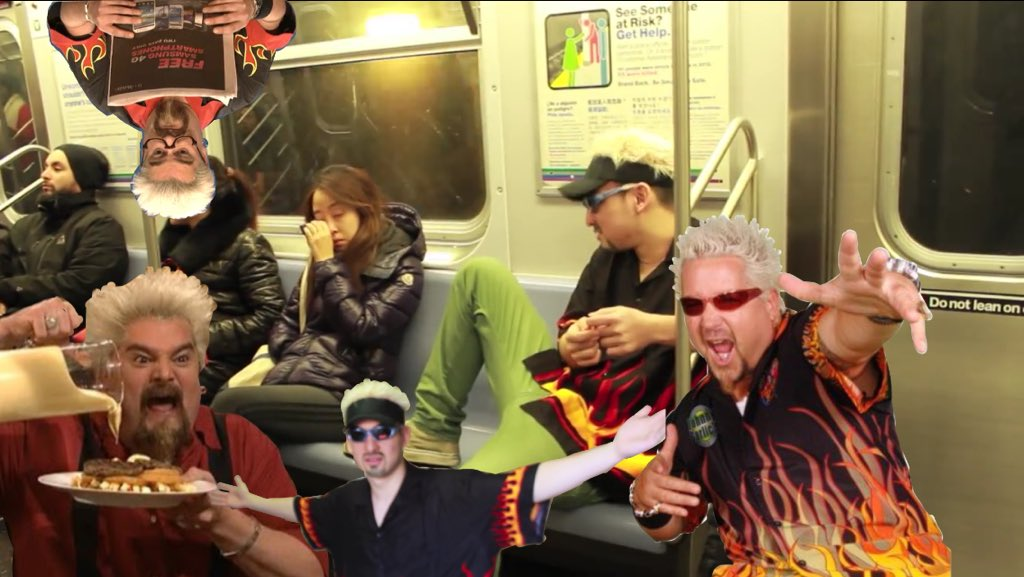
#> input picture guy.jpeg, 1024 x 577 px
$ python imageHistograms.py
#> lines starting #> are read from the running program, lines starting #| are printed output that depends on the picture; after the words box and inside, x2 and y2 are one past the last pixel; in counts of white or black regions, pixels touching at a corner belong together
import cv2 as cv
import matplotlib.pyplot as plt
import numpy as np

img = cv.imread('guy.jpeg')
#> img is the input picture: shape (577, 1024, 3); mean B, G, R 75.4, 107.4, 130.3
gray = cv.cvtColor(img, cv.COLOR_BGR2GRAY)
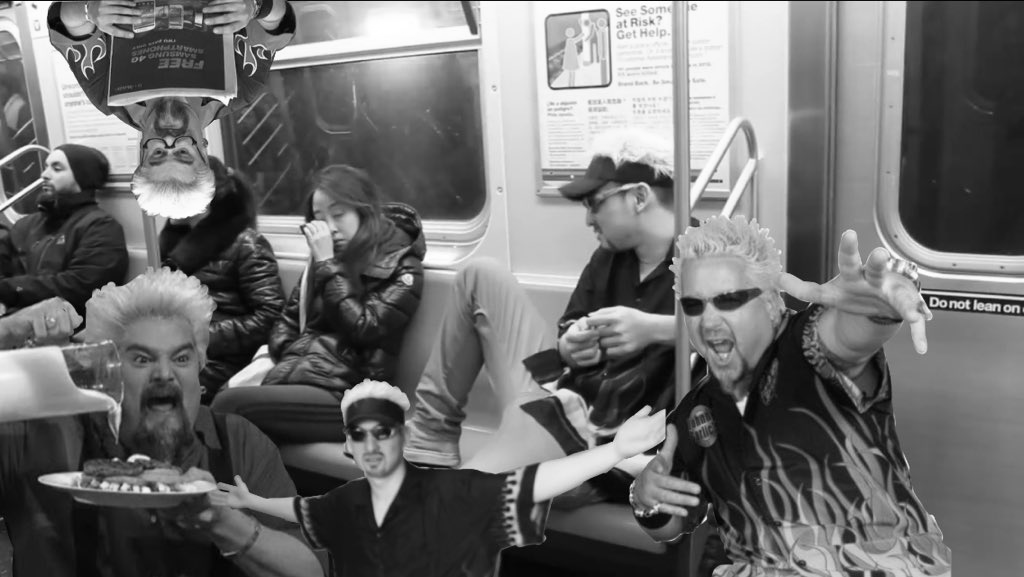
#> gray: shape (577, 1024); min 0, max 255, mean 110.6

# Creating a mask over the image; histogram can be set to only focus on masked area
blank = np.zeros(gray.shape[:2], dtype='int8')
mask = cv.bitwise_and(gray, gray, mask= cv.circle(blank, (gray.shape[1]//2+90, gray.shape[0]//2-50), 100, 255, -1))
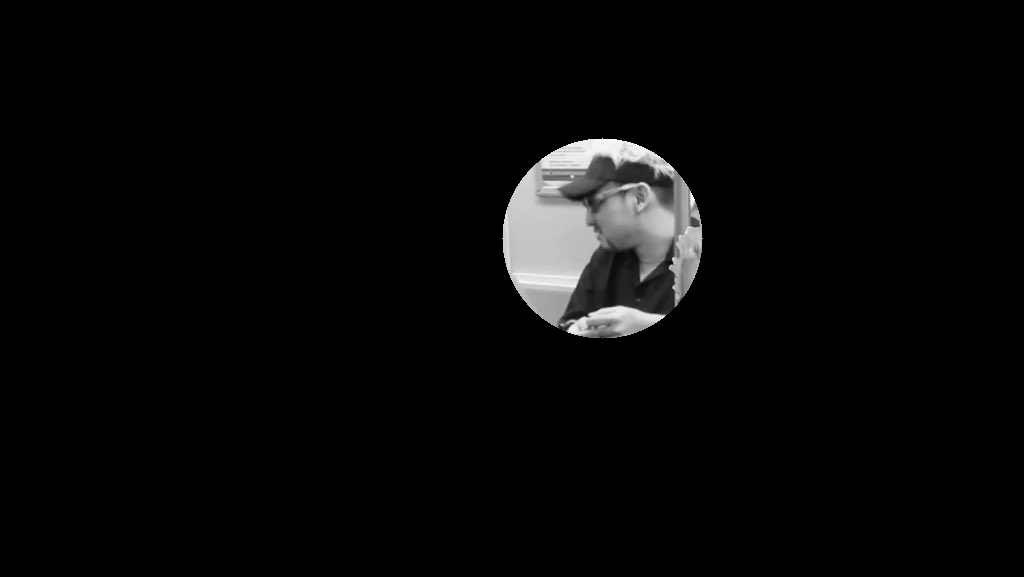
#> mask: shape (577, 1024); min 0, max 249, mean 7.6
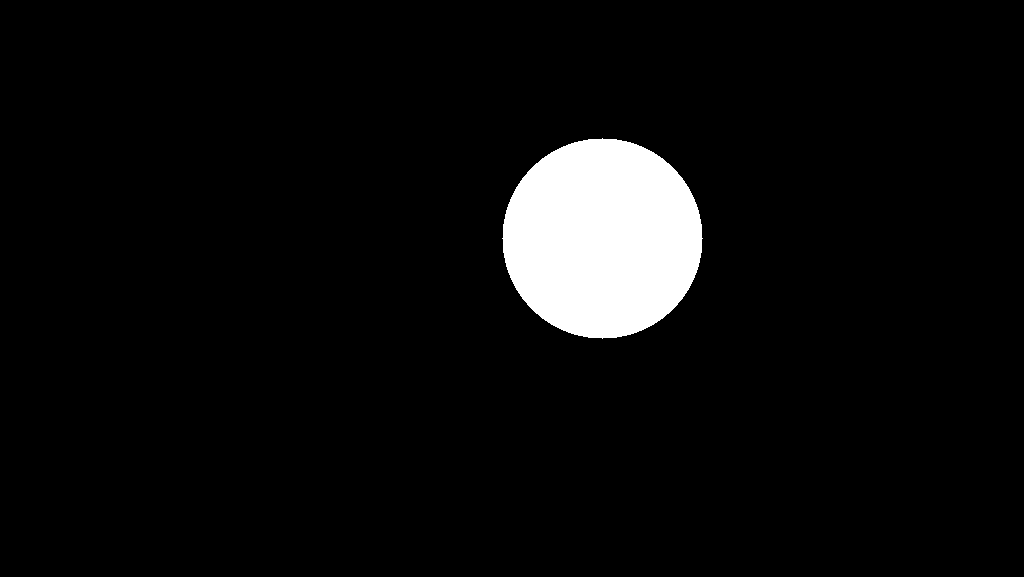
#> blank: shape (577, 1024) int8; values 0 (black) and 127 (white), 5.3% white; 1 white region, box (x1, y1, x2, y2) and area: (502, 138, 703, 339) 31417
cv.imshow('Masked', mask)
# gray_hist = cv.calcHist([gray], [0], mask, [256], [0, 256])

# Creating a plot of the frequencies of r,g,b intensities in a masked area
plt.figure()
plt.figure('Color Histogram')
plt.xlabel('Bins')
plt.ylabel('Pixels')
colors = ('b', 'g', 'r')
for i, col in enumerate(colors):
    hist = cv.calcHist([img], [i], mask, [256], [0,256])
    plt.plot(hist, color=col)
    plt.xlim([0,256])
plt.show()
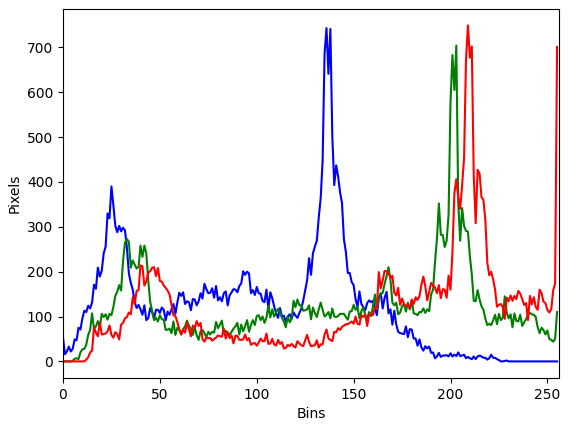
#> figure drawn by matplotlib, 1 panel; curve peaks at x = 136, y = 743; curve peaks at x = 203, y = 704; curve peaks at x = 209, y = 749

cv.waitKey(0)
